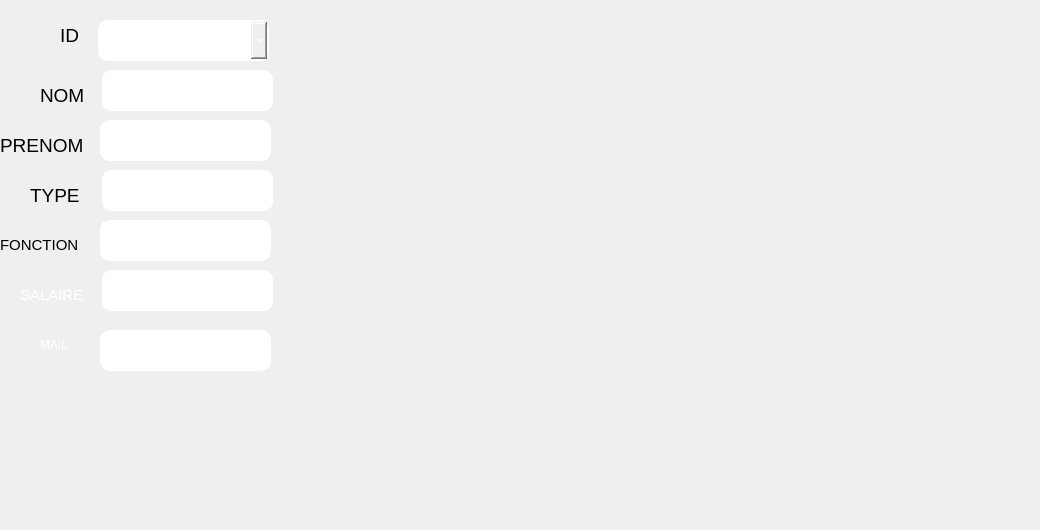
     <widget class="QWidget" name="tab_12">
      <attribute name="title">
       <string>Ajouter</string>
      </attribute>
      <widget class="QLineEdit" name="lineEdit_nom_3">
       <property name="geometry">
        <rect>
         <x>102</x>
         <y>70</y>
         <width>171</width>
         <height>41</height>
        </rect>
       </property>
       <property name="styleSheet">
        <string notr="true">border-style: solid;
color: rgb(255, 255, 255);
border-color: white;
border-width: 2px;
border-radius: 10px;</string>
       </property>
      </widget>
      <widget class="QLineEdit" name="lineEdit_prenom_3">
       <property name="geometry">
        <rect>
         <x>100</x>
         <y>120</y>
         <width>171</width>
         <height>41</height>
        </rect>
       </property>
       <property name="styleSheet">
        <string notr="true">border-style: solid;
color: rgb(255, 255, 255);
border-color: white;
border-width: 2px;
border-radius: 10px;</string>
       </property>
      </widget>
      <widget class="QLineEdit" name="lineEdit_type_3">
       <property name="geometry">
        <rect>
         <x>102</x>
         <y>170</y>
         <width>171</width>
         <height>41</height>
        </rect>
       </property>
       <property name="styleSheet">
        <string notr="true">border-style: solid;
color: rgb(255, 255, 255);
border-color: white;
border-width: 2px;
border-radius: 10px;</string>
       </property>
      </widget>
      <widget class="QPushButton" name="pb_ajouter_5">
       <property name="geometry">
        <rect>
         <x>320</x>
         <y>400</y>
         <width>71</width>
         <height>61</height>
        </rect>
       </property>
       <property name="styleSheet">
        <string notr="true">border-style:solid;
bordor-color:white;
border-width:2px;
border-radius:10px;
color:rjb(255,255,255);
background-image: url(:/img/img/images.png);
</string>
       </property>
       <property name="text">
        <string/>
       </property>
      </widget>
      <widget class="QComboBox" name="comboBox_22">
       <property name="geometry">
        <rect>
         <x>98</x>
         <y>20</y>
         <width>171</width>
         <height>41</height>
        </rect>
       </property>
       <property name="styleSheet">
        <string notr="true">
border-style: solid;
color: rgb(255, 255, 255);
border-color: white;
border-width: 2px;
border-radius: 10px;</string>
       </property>
      </widget>
      <widget class="QLineEdit" name="lineEdit_type_mail_2">
       <property name="geometry">
        <rect>
         <x>100</x>
         <y>330</y>
         <width>171</width>
         <height>41</height>
        </rect>
       </property>
       <property name="styleSheet">
        <string notr="true">border-style: solid;
color: rgb(255, 255, 255);
border-color: white;
border-width: 2px;
border-radius: 10px;</string>
       </property>
      </widget>
      <widget class="QLineEdit" name="lineEdit_fonction_2">
       <property name="geometry">
        <rect>
         <x>100</x>
         <y>220</y>
         <width>171</width>
         <height>41</height>
        </rect>
       </property>
       <property name="styleSheet">
        <string notr="true">border-style: solid;
color: rgb(255, 255, 255);
border-color: white;
border-width: 2px;
border-radius: 10px;</string>
       </property>
      </widget>
      <widget class="QLineEdit" name="lineEdit_salaire_2">
       <property name="geometry">
        <rect>
         <x>102</x>
         <y>270</y>
         <width>171</width>
         <height>41</height>
        </rect>
       </property>
       <property name="styleSheet">
        <string notr="true">border-style: solid;
color: rgb(255, 255, 255);
border-color: white;
border-width: 2px;
border-radius: 10px;</string>
       </property>
      </widget>
      <widget class="QPushButton" name="pb_ajouter_6">
       <property name="geometry">
        <rect>
         <x>280</x>
         <y>20</y>
         <width>31</width>
         <height>31</height>
        </rect>
       </property>
       <property name="styleSheet">
        <string notr="true">border-style:solid;
background-image: url(:/img/img/GreenCheck.jpg);
bordor-color:white;
border-width:2px;
border-radius:10px;
color:rjb(255,255,255);</string>
       </property>
       <property name="text">
        <string/>
       </property>
      </widget>
      <widget class="QLabel" name="label_98">
       <property name="enabled">
        <bool>false</bool>
       </property>
       <property name="geometry">
        <rect>
         <x>40</x>
         <y>330</y>
         <width>41</width>
         <height>31</height>
        </rect>
       </property>
       <property name="maximumSize">
        <size>
         <width>94</width>
         <height>76</height>
        </size>
       </property>
       <property name="font">
        <font>
         <family>MS Shell Dlg 2</family>
         <pointsize>11</pointsize>
         <weight>50</weight>
         <italic>false</italic>
         <bold>false</bold>
        </font>
       </property>
       <property name="toolTip">
        <string>&lt;html&gt;&lt;head/&gt;&lt;body&gt;&lt;p&gt;ID&lt;/p&gt;&lt;/body&gt;&lt;/html&gt;</string>
       </property>
       <property name="styleSheet">
        <string notr="true">background-image: url(:/img/img/585e4adacb11b227491c3392.png);

color: rgb(255,255,255);
</string>
       </property>
       <property name="text">
        <string>&lt;html&gt;&lt;head/&gt;&lt;body&gt;&lt;p&gt;&lt;span style=&quot; font-size:9pt;&quot;&gt;MAIL&lt;/span&gt;&lt;/p&gt;&lt;/body&gt;&lt;/html&gt;</string>
       </property>
       <property name="wordWrap">
        <bool>false</bool>
       </property>
      </widget>
      <widget class="QLabel" name="label_53">
       <property name="enabled">
        <bool>false</bool>
       </property>
       <property name="geometry">
        <rect>
         <x>30</x>
         <y>180</y>
         <width>61</width>
         <height>31</height>
        </rect>
       </property>
       <property name="maximumSize">
        <size>
         <width>94</width>
         <height>76</height>
        </size>
       </property>
       <property name="font">
        <font>
         <family>MS Shell Dlg 2</family>
         <pointsize>11</pointsize>
         <weight>50</weight>
         <italic>false</italic>
         <bold>false</bold>
        </font>
       </property>
       <property name="toolTip">
        <string>&lt;html&gt;&lt;head/&gt;&lt;body&gt;&lt;p&gt;ID&lt;/p&gt;&lt;/body&gt;&lt;/html&gt;</string>
       </property>
       <property name="styleSheet">
        <string notr="true">background-image: url(:/img/img/585e4adacb11b227491c3392.png);

color: rgb(0, 0, 0);
</string>
       </property>
       <property name="text">
        <string>&lt;html&gt;&lt;head/&gt;&lt;body&gt;&lt;p&gt;&lt;span style=&quot; font-size:14pt;&quot;&gt;TYPE&lt;/span&gt;&lt;/p&gt;&lt;/body&gt;&lt;/html&gt;</string>
       </property>
       <property name="wordWrap">
        <bool>false</bool>
       </property>
      </widget>
      <widget class="QLabel" name="label_99">
       <property name="enabled">
        <bool>false</bool>
       </property>
       <property name="geometry">
        <rect>
         <x>0</x>
         <y>230</y>
         <width>94</width>
         <height>31</height>
        </rect>
       </property>
       <property name="maximumSize">
        <size>
         <width>94</width>
         <height>76</height>
        </size>
       </property>
       <property name="font">
        <font>
         <family>MS Shell Dlg 2</family>
         <pointsize>11</pointsize>
         <weight>50</weight>
         <italic>false</italic>
         <bold>false</bold>
        </font>
       </property>
       <property name="toolTip">
        <string>&lt;html&gt;&lt;head/&gt;&lt;body&gt;&lt;p&gt;ID&lt;/p&gt;&lt;/body&gt;&lt;/html&gt;</string>
       </property>
       <property name="styleSheet">
        <string notr="true">background-image: url(:/img/img/585e4adacb11b227491c3392.png);

color: rgb(0, 0, 0);
</string>
       </property>
       <property name="text">
        <string>&lt;html&gt;&lt;head/&gt;&lt;body&gt;&lt;p&gt;FONCTION&lt;/p&gt;&lt;/body&gt;&lt;/html&gt;</string>
       </property>
       <property name="wordWrap">
        <bool>false</bool>
       </property>
      </widget>
      <widget class="QLabel" name="label_100">
       <property name="enabled">
        <bool>false</bool>
       </property>
       <property name="geometry">
        <rect>
         <x>20</x>
         <y>280</y>
         <width>81</width>
         <height>31</height>
        </rect>
       </property>
       <property name="maximumSize">
        <size>
         <width>94</width>
         <height>76</height>
        </size>
       </property>
       <property name="font">
        <font>
         <family>MS Shell Dlg 2</family>
         <pointsize>11</pointsize>
         <weight>50</weight>
         <italic>false</italic>
         <bold>false</bold>
        </font>
       </property>
       <property name="toolTip">
        <string>&lt;html&gt;&lt;head/&gt;&lt;body&gt;&lt;p&gt;ID&lt;/p&gt;&lt;/body&gt;&lt;/html&gt;</string>
       </property>
       <property name="styleSheet">
        <string notr="true">background-image: url(:/img/img/585e4adacb11b227491c3392.png);

color: rgb(255,255,255);
</string>
       </property>
       <property name="text">
        <string>&lt;html&gt;&lt;head/&gt;&lt;body&gt;&lt;p&gt;SALAIRE&lt;/p&gt;&lt;/body&gt;&lt;/html&gt;</string>
       </property>
       <property name="wordWrap">
        <bool>false</bool>
       </property>
      </widget>
      <widget class="QLabel" name="label_101">
       <property name="enabled">
        <bool>false</bool>
       </property>
       <property name="geometry">
        <rect>
         <x>40</x>
         <y>80</y>
         <width>51</width>
         <height>31</height>
        </rect>
       </property>
       <property name="maximumSize">
        <size>
         <width>94</width>
         <height>76</height>
        </size>
       </property>
       <property name="font">
        <font>
         <family>MS Shell Dlg 2</family>
         <pointsize>11</pointsize>
         <weight>50</weight>
         <italic>false</italic>
         <bold>false</bold>
        </font>
       </property>
       <property name="toolTip">
        <string>&lt;html&gt;&lt;head/&gt;&lt;body&gt;&lt;p&gt;ID&lt;/p&gt;&lt;/body&gt;&lt;/html&gt;</string>
       </property>
       <property name="styleSheet">
        <string notr="true">background-image: url(:/img/img/585e4adacb11b227491c3392.png);

color: rgb(0, 0, 0);
</string>
       </property>
       <property name="text">
        <string>&lt;html&gt;&lt;head/&gt;&lt;body&gt;&lt;p&gt;&lt;span style=&quot; font-size:14pt;&quot;&gt;NOM&lt;/span&gt;&lt;/p&gt;&lt;/body&gt;&lt;/html&gt;</string>
       </property>
       <property name="wordWrap">
        <bool>false</bool>
       </property>
      </widget>
      <widget class="QLabel" name="label_54">
       <property name="enabled">
        <bool>false</bool>
       </property>
       <property name="geometry">
        <rect>
         <x>60</x>
         <y>20</y>
         <width>31</width>
         <height>31</height>
        </rect>
       </property>
       <property name="maximumSize">
        <size>
         <width>94</width>
         <height>76</height>
        </size>
       </property>
       <property name="font">
        <font>
         <family>MS Shell Dlg 2</family>
         <pointsize>11</pointsize>
         <weight>50</weight>
         <italic>false</italic>
         <bold>false</bold>
        </font>
       </property>
       <property name="toolTip">
        <string>&lt;html&gt;&lt;head/&gt;&lt;body&gt;&lt;p&gt;ID&lt;/p&gt;&lt;/body&gt;&lt;/html&gt;</string>
       </property>
       <property name="styleSheet">
        <string notr="true">background-image: url(:/img/img/585e4adacb11b227491c3392.png);

color: rgb(0, 0, 0);
</string>
       </property>
       <property name="text">
        <string>&lt;html&gt;&lt;head/&gt;&lt;body&gt;&lt;p&gt;&lt;span style=&quot; font-size:14pt;&quot;&gt;ID&lt;/span&gt;&lt;/p&gt;&lt;/body&gt;&lt;/html&gt;</string>
       </property>
       <property name="wordWrap">
        <bool>false</bool>
       </property>
      </widget>
      <widget class="QLabel" name="label_55">
       <property name="enabled">
        <bool>false</bool>
       </property>
       <property name="geometry">
        <rect>
         <x>0</x>
         <y>130</y>
         <width>91</width>
         <height>31</height>
        </rect>
       </property>
       <property name="maximumSize">
        <size>
         <width>94</width>
         <height>76</height>
        </size>
       </property>
       <property name="font">
        <font>
         <family>MS Shell Dlg 2</family>
         <pointsize>11</pointsize>
         <weight>50</weight>
         <italic>false</italic>
         <bold>false</bold>
        </font>
       </property>
       <property name="toolTip">
        <string>&lt;html&gt;&lt;head/&gt;&lt;body&gt;&lt;p&gt;ID&lt;/p&gt;&lt;/body&gt;&lt;/html&gt;</string>
       </property>
       <property name="styleSheet">
        <string notr="true">background-image: url(:/img/img/585e4adacb11b227491c3392.png);

color: rgb(0, 0, 0);
</string>
       </property>
       <property name="text">
        <string>&lt;html&gt;&lt;head/&gt;&lt;body&gt;&lt;p&gt;&lt;span style=&quot; font-size:14pt;&quot;&gt;PRENOM&lt;/span&gt;&lt;/p&gt;&lt;/body&gt;&lt;/html&gt;</string>
       </property>
       <property name="wordWrap">
        <bool>false</bool>
       </property>
      </widget>
      <widget class="QLabel" name="label">
       <property name="geometry">
        <rect>
         <x>660</x>
         <y>450</y>
         <width>371</width>
         <height>71</height>
        </rect>
       </property>
       <property name="styleSheet">
        <string notr="true">background-image: url(:/img/img/logo_original.png);</string>
       </property>
       <property name="text">
        <string/>
       </property>
      </widget>
      <widget class="QLabel" name="label_3">
       <property name="geometry">
        <rect>
         <x>850</x>
         <y>380</y>
         <width>181</width>
         <height>71</height>
        </rect>
       </property>
       <property name="styleSheet">
        <string notr="true">background-image: url(:/img/img/PRESIDENT.png);</string>
       </property>
       <property name="text">
        <string/>
       </property>
      </widget>
      <widget class="QLabel" name="label_2">
       <property name="geometry">
        <rect>
         <x>660</x>
         <y>375</y>
         <width>181</width>
         <height>71</height>
        </rect>
       </property>
       <property name="styleSheet">
        <string notr="true">background-image: url(:/img/img/danone-logo-EE7DBAC3E9-seeklogo.com.png);</string>
       </property>
       <property name="text">
        <string/>
       </property>
      </widget>
     </widget>
